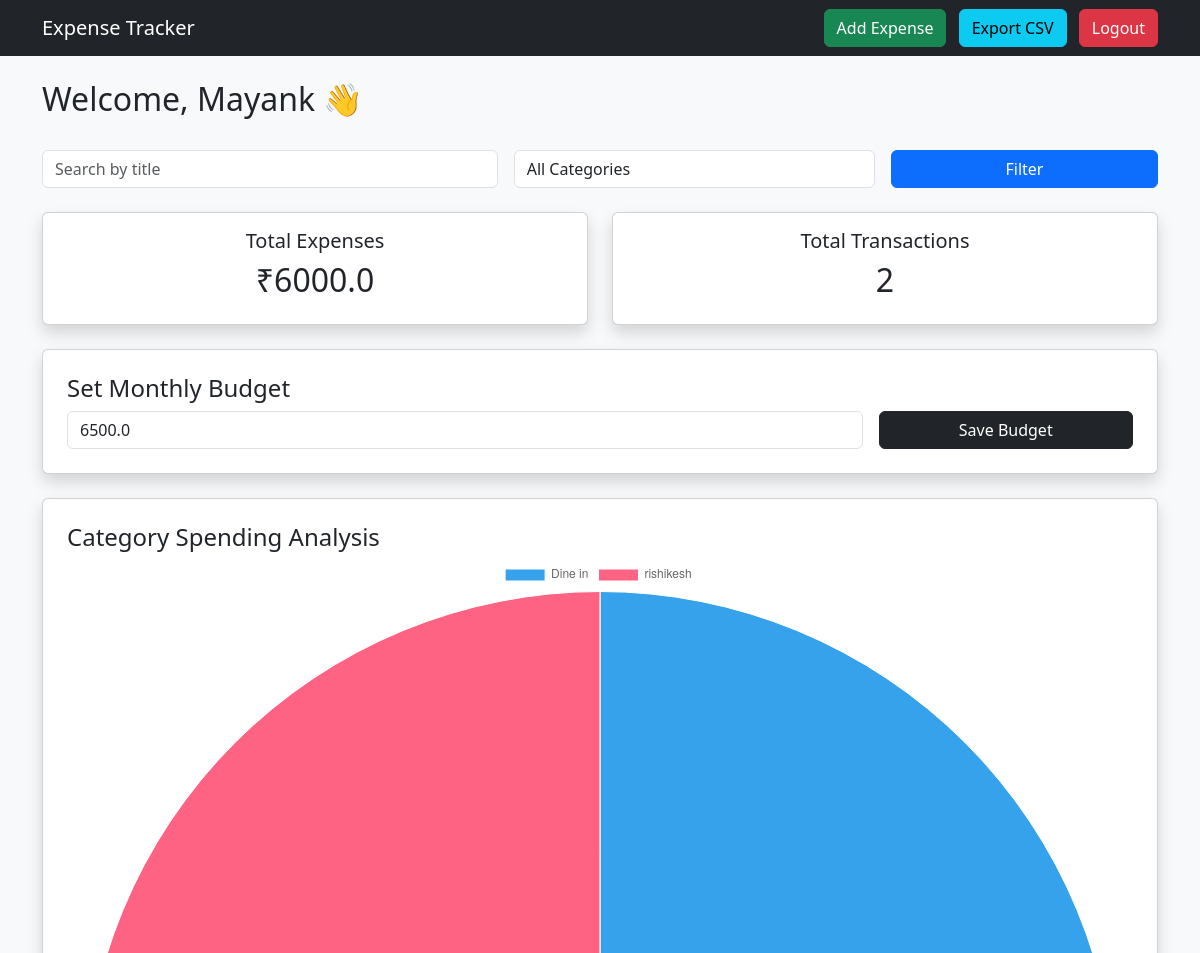
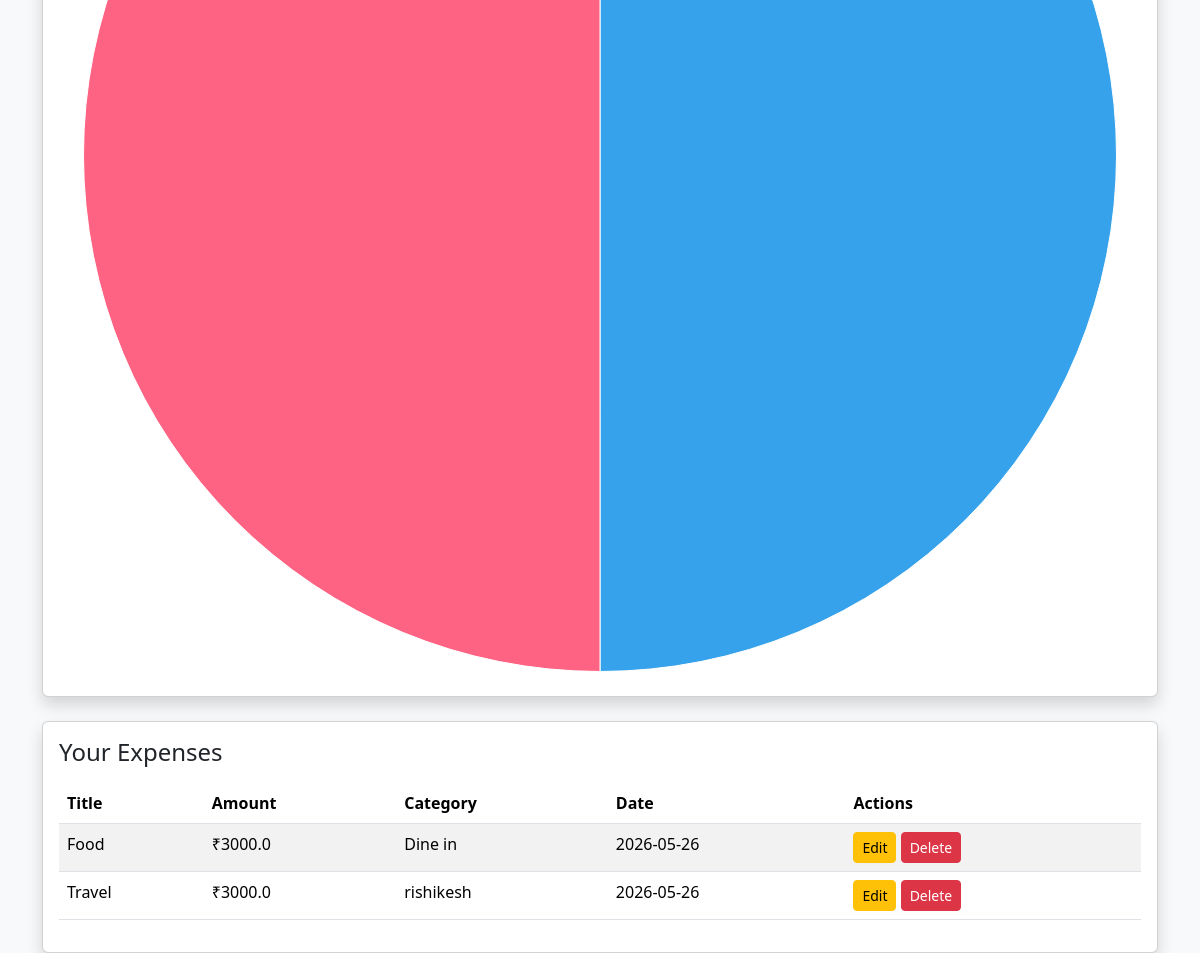
The app's page /dashboard (signed in) with its own data (2 pictures, top to bottom).
### tables this page shows
CREATE TABLE users (
            id INTEGER PRIMARY KEY AUTOINCREMENT,
            name TEXT NOT NULL,
            email TEXT NOT NULL UNIQUE,
            password TEXT NOT NULL,
            budget REAL DEFAULT 5000
        );

CREATE TABLE expenses (
            id INTEGER PRIMARY KEY AUTOINCREMENT,
            user_id INTEGER,
            title TEXT NOT NULL,
            amount REAL NOT NULL,
            category TEXT NOT NULL,
            date TEXT NOT NULL
        );

### expense-tracker/app.py (the view)
@app.route('/dashboard')
def dashboard():
    if 'user_id' not in session:
        return redirect('/login')
    search = request.args.get('search', '')
    category = request.args.get('category', '')
    conn = sqlite3.connect('database.db')
    cursor = conn.cursor()
    query = "SELECT * FROM expenses WHERE user_id=?"
    params = [session['user_id']]
    if search:
        query += " AND title LIKE ?"
        params.append(f"%{search}%")
    if category:
        query += " AND category=?"
        params.append(category)
    cursor.execute(query, params)
    expenses = cursor.fetchall()
    cursor.execute(
        "SELECT SUM(amount) FROM expenses WHERE user_id=?",
        (session['user_id'],)
    )
    total = cursor.fetchone()[0] or 0
    cursor.execute(
        "SELECT COUNT(*) FROM expenses WHERE user_id=?",
        (session['user_id'],)
    )
    count = cursor.fetchone()[0]
    cursor.execute(
        "SELECT budget FROM users WHERE id=?",
        (session['user_id'],)
    )
    budget = cursor.fetchone()[0]
    cursor.execute("""
        SELECT category, SUM(amount)
        FROM expenses
        WHERE user_id=?
        GROUP BY category
    """, (session['user_id'],))
    category_data = cursor.fetchall()
    conn.close()
    labels = [item[0] for item in category_data]
    values = [item[1] for item in category_data]
    warning = total > budget
    return render_template(
        'dashboard.html',
        name=session['user_name'],
        expenses=expenses,
        total=total,
        count=count,
        labels=labels,
        values=values,
        budget=budget,
        warning=warning,
        search=search,
        category=category
    )

### expense-tracker/templates/dashboard.html (shortened to what this page needs)
<!DOCTYPE html>
<html lang="en">
<head>
    <link href="https://cdn.jsdelivr.net/npm/bootstrap@5.3.3/dist/css/bootstrap.min.css" rel="stylesheet">
</head>
<body class="bg-light">
<nav class="navbar navbar-dark bg-dark">
    <div class="container">
        <span class="navbar-brand">Expense Tracker</span>
        <div>
            <a href="/add-expense" class="btn btn-success me-2">Add Expense</a>
<a href="/export-csv" class="btn btn-info me-2">Export CSV</a>
<a href="/logout" class="btn btn-danger">Logout</a>
        </div>
    </div>
</nav>
<div class="container mt-4">
    <h2>Welcome, {{ name }} 👋</h2>
<form method="GET" class="row g-3 mt-3">
    <div class="col-md-5">
        <input type="text" name="search" value="{{ search }}" class="form-control" placeholder="Search by title">
    </div>
    <div class="col-md-4">
        <select name="category" class="form-control">
            <option value="">All Categories</option>
        </select>
    </div>
    <div class="col-md-3">
        <button class="btn btn-primary w-100">Filter</button>
    </div>
</form>
    <div class="row mt-4">
        <div class="col-md-6">
            <div class="card shadow text-center p-3">
                <h5>Total Expenses</h5>
                <h2>₹{{ total }}</h2>
            </div>
        </div>
        <div class="col-md-6">
            <div class="card shadow text-center p-3">
                <h5>Total Transactions</h5>
                <h2>{{ count }}</h2>
            </div>
        </div>
    </div>
<div class="card shadow mt-4 p-4">
    <h4>Set Monthly Budget</h4>
    <form method="POST" action="/set-budget" class="row g-3">
        <div class="col-md-9">
            <input type="number" step="0.01" name="budget"
                   class="form-control"
                   placeholder="Enter budget"
                   value="{{ budget }}"
                   required>
        </div>
        <div class="col-md-3">
            <button class="btn btn-dark w-100">Save Budget</button>
        </div>
    </form>
</div>
    <div class="card shadow mt-4 p-4">
        <h4>Category Spending Analysis</h4>
        <canvas id="expenseChart"></canvas>
    </div>
    <div class="card shadow mt-4">
        <div class="card-body">
            <h4>Your Expenses</h4>
            <table class="table table-striped mt-3">
                <thead>
                    <tr>
                        <th>Title</th>
                        <th>Amount</th>
                        <th>Category</th>
                        <th>Date</th>
                        <th>Actions</th>
                    </tr>
                </thead>
                <tbody>
{% if expenses %}
    {% for expense in expenses %}
    <tr>
        <td>{{ expense[2] }}</td>
        <td>₹{{ expense[3] }}</td>
        <td>{{ expense[4] }}</td>
        <td>{{ expense[5] }}</td>
        <td>
            <a href="/edit-expense/{{ expense[0] }}"
               class="btn btn-sm btn-warning">
               Edit
            </a>
            <a href="/delete-expense/{{ expense[0] }}"
               class="btn btn-sm btn-danger"
               onclick="return confirm('Are you sure you want to delete this expense?')">
               Delete
            </a>
        </td>
    </tr>
    {% endfor %}
{% else %}
<tr>
    <td colspan="5" class="text-center text-muted">
        No expenses added yet 💸
    </td>
</tr>
{% endif %}
</tbody>
            </table>
        </div>
    </div>
</div>
<script>
    const expenseLabels = {{ labels | tojson }};
    const expenseValues = {{ values | tojson }};
    const ctx = document.getElementById('expenseChart').getContext('2d');
    new Chart(ctx, {
        type: 'pie',
        data: {
            labels: expenseLabels,
            datasets: [{
                label: 'Expenses',
                data: expenseValues,
                borderWidth: 1
            }]
        }
    });
</script>
</body>
</html>

### records on screen
users: name "Mayank", budget "6500.0"
expenses: title "Food", amount "3000.0", category "Dine in", date "2026-05-26"
expenses: title "Travel", amount "3000.0", category "rishikesh", date "2026-05-26"

### other values on screen
{{ total }} "6000.0"
{{ count }} "2"
chart data {{ values | tojson }} [3000.0, 3000.0]
